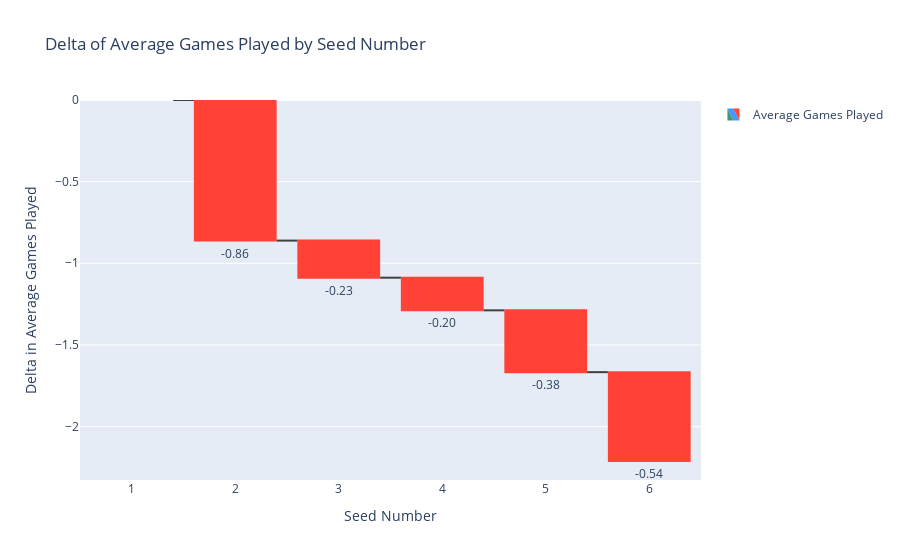

Write notebook code for a chart like this one.
### Code cell
import plotly.graph_objects as go
import numpy as np
# Assuming 'df' is your DataFrame with detailed game records, including SeedNum
# Calculate the average games played for each SeedNum
avg_games_played_by_seed = df.groupby('SeedNum')['GamesPlayed'].mean().reset_index()

# Sort the DataFrame by SeedNum to ensure the order is correct
avg_games_played_by_seed = avg_games_played_by_seed.sort_values(by='SeedNum')

# Calculate the deltas for the waterfall chart
# For the waterfall chart, the first delta is the average games played by the 1 seed
# Subsequent deltas are the changes from one seed to the next
deltas = np.diff(avg_games_played_by_seed['GamesPlayed'], prepend=avg_games_played_by_seed['GamesPlayed'].iloc[0])

# Adjust the measures array for the waterfall chart
measures = ['relative'] * len(deltas)
measures[0] = 'absolute'  # The first value is the starting point (absolute)

# Text for the annotations
text_values = [f"{delta:.2f}" if i != 0 else f"{avg_games_played_by_seed['GamesPlayed'].iloc[0]:.2f}" for i, delta in enumerate(deltas)]

# Create the waterfall chart
fig = go.Figure(go.Waterfall(
    name="Average Games Played",
    orientation="v",
    measure=measures,
    x=avg_games_played_by_seed['SeedNum'].astype(str).tolist(),
    textposition="outside",
    text=text_values,
    y=deltas,
    connector={"line":{"color":"rgb(63, 63, 63)"}},
))

fig.update_layout(
    title="Delta of Average Games Played by Seed Number",
    xaxis_title="Seed Number",
    yaxis_title="Delta in Average Games Played",
    showlegend=True
)

fig.show()

### Figure 1 — Plotly figure (JSON) as saved in the notebook; plotly's stock layout.template omitted (floating-point values rounded to 4 significant figures)
{"data": [{"connector": {"line": {"color": "rgb(63, 63, 63)"}}, "measure": ["absolute", "relative", "relative", "relative", "relative", "relative"], "name": "Average Games Played", "orientation": "v", "text": ["3.92", "-0.86", "-0.23", "-0.20", "-0.38", "-0.54"], "textposition": "outside", "type": "waterfall", "x": ["1", "2", "3", "4", "5", "6"], "y": [0, -0.8611, -0.227, -0.2, -0.3786, -0.5441]}], "layout": {"showlegend": true, "title": {"text": "Delta of Average Games Played by Seed Number"}, "xaxis": {"title": {"text": "Seed Number"}}, "yaxis": {"title": {"text": "Delta in Average Games Played"}}}}
